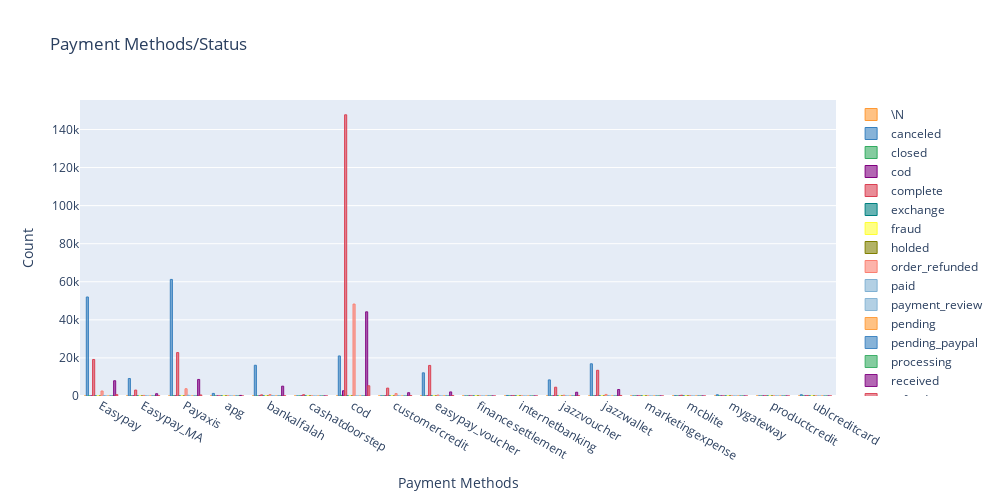

Notebook code cell kept with this figure:
### Code cell
layout = go.Layout(title = "Payment Methods/Status", 
                   xaxis = {'title': 'Payment Methods'}, 
                   yaxis = {'title': 'Count'}, 
                   showlegend = True, 
                   width = 1000, 
                   height = 500,)

payment_method_status.iplot(kind = 'bar', layout = layout) 

#mycolor = ['Black', 'Purple', 'Green', 'Grey', 'Blue', 'Orange', 'Red', 'Violet']
# colorscale = Greens, Greys,YlGnBu,Greens,YlOrRd,Bluered,RdBu,Reds,Bl ues,Picnic,Rainbow,Portland,Jet,Hot,Blackbody,Earth,Electric,Vi ridis,Cividis.

### Figure 1 — Plotly figure (JSON) as saved in the notebook; plotly's stock layout.template omitted (floating-point values rounded to 4 significant figures)
{"data": [{"marker": {"color": "rgba(255, 153, 51, 0.6)", "line": {"color": "rgba(255, 153, 51, 1.0)", "width": 1}}, "name": "\\N", "orientation": "v", "text": "", "type": "bar", "x": ["Easypay", "Easypay_MA", "Payaxis", "apg", "bankalfalah", "cashatdoorstep", "cod", "customercredit", "easypay_voucher", "financesettlement", "internetbanking", "jazzvoucher", "jazzwallet", "marketingexpense", "mcblite", "mygateway", "productcredit", "ublcreditcard"], "y": [0, 0, 0, 0, 0, 0, 4, 0, 0, 0, 0, 0, 0, 0, 0, 0, 0, 0]}, {"marker": {"color": "rgba(55, 128, 191, 0.6)", "line": {"color": "rgba(55, 128, 191, 1.0)", "width": 1}}, "name": "canceled", "orientation": "v", "text": "", "type": "bar", "x": ["Easypay", "Easypay_MA", "Payaxis", "apg", "bankalfalah", "cashatdoorstep", "cod", "customercredit", "easypay_voucher", "financesettlement", "internetbanking", "jazzvoucher", "jazzwallet", "marketingexpense", "mcblite", "mygateway", "productcredit", "ublcreditcard"], "y": [52009, 9197, 61245, 1361, 16151, 5, 21040, 46, 12164, 1, 286, 8459, 16921, 0, 179, 652, 10, 660]}, {"marker": {"color": "rgba(50, 171, 96, 0.6)", "line": {"color": "rgba(50, 171, 96, 1.0)", "width": 1}}, "name": "closed", "orientation": "v", "text": "", "type": "bar", "x": ["Easypay", "Easypay_MA", "Payaxis", "apg", "bankalfalah", "cashatdoorstep", "cod", "customercredit", "easypay_voucher", "financesettlement", "internetbanking", "jazzvoucher", "jazzwallet", "marketingexpense", "mcblite", "mygateway", "productcredit", "ublcreditcard"], "y": [16, 0, 71, 0, 5, 0, 360, 24, 2, 0, 4, 2, 3, 0, 1, 0, 2, 4]}, {"marker": {"color": "rgba(128, 0, 128, 0.6)", "line": {"color": "rgba(128, 0, 128, 1.0)", "width": 1}}, "name": "cod", "orientation": "v", "text": "", "type": "bar", "x": ["Easypay", "Easypay_MA", "Payaxis", "apg", "bankalfalah", "cashatdoorstep", "cod", "customercredit", "easypay_voucher", "financesettlement", "internetbanking", "jazzvoucher", "jazzwallet", "marketingexpense", "mcblite", "mygateway", "productcredit", "ublcreditcard"], "y": [0, 0, 0, 0, 0, 0, 2753, 0, 0, 0, 0, 0, 0, 0, 0, 0, 0, 0]}, {"marker": {"color": "rgba(219, 64, 82, 0.6)", "line": {"color": "rgba(219, 64, 82, 1.0)", "width": 1}}, "name": "complete", "orientation": "v", "text": "", "type": "bar", "x": ["Easypay", "Easypay_MA", "Payaxis", "apg", "bankalfalah", "cashatdoorstep", "cod", "customercredit", "easypay_voucher", "financesettlement", "internetbanking", "jazzvoucher", "jazzwallet", "marketingexpense", "mcblite", "mygateway", "productcredit", "ublcreditcard"], "y": [19192, 3111, 22805, 27, 585, 674, 147718, 4146, 16058, 9, 156, 4615, 13505, 42, 393, 14, 83, 182]}, {"marker": {"color": "rgba(0, 128, 128, 0.6)", "line": {"color": "rgba(0, 128, 128, 1.0)", "width": 1}}, "name": "exchange", "orientation": "v", "text": "", "type": "bar", "x": ["Easypay", "Easypay_MA", "Payaxis", "apg", "bankalfalah", "cashatdoorstep", "cod", "customercredit", "easypay_voucher", "financesettlement", "internetbanking", "jazzvoucher", "jazzwallet", "marketingexpense", "mcblite", "mygateway", "productcredit", "ublcreditcard"], "y": [0, 0, 0, 0, 0, 0, 4, 0, 0, 0, 0, 0, 0, 0, 0, 0, 0, 0]}, {"marker": {"color": "rgba(255, 255, 51, 0.6)", "line": {"color": "rgba(255, 255, 51, 1.0)", "width": 1}}, "name": "fraud", "orientation": "v", "text": "", "type": "bar", "x": ["Easypay", "Easypay_MA", "Payaxis", "apg", "bankalfalah", "cashatdoorstep", "cod", "customercredit", "easypay_voucher", "financesettlement", "internetbanking", "jazzvoucher", "jazzwallet", "marketingexpense", "mcblite", "mygateway", "productcredit", "ublcreditcard"], "y": [0, 0, 9, 0, 0, 0, 0, 0, 0, 0, 0, 0, 0, 0, 0, 0, 0, 1]}, {"marker": {"color": "rgba(128, 128, 0, 0.6)", "line": {"color": "rgba(128, 128, 0, 1.0)", "width": 1}}, "name": "holded", "orientation": "v", "text": "", "type": "bar", "x": ["Easypay", "Easypay_MA", "Payaxis", "apg", "bankalfalah", "cashatdoorstep", "cod", "customercredit", "easypay_voucher", "financesettlement", "internetbanking", "jazzvoucher", "jazzwallet", "marketingexpense", "mcblite", "mygateway", "productcredit", "ublcreditcard"], "y": [2, 0, 8, 0, 15, 0, 6, 0, 0, 0, 0, 0, 0, 0, 0, 0, 0, 0]}, {"marker": {"color": "rgba(251, 128, 114, 0.6)", "line": {"color": "rgba(251, 128, 114, 1.0)", "width": 1}}, "name": "order_refunded", "orientation": "v", "text": "", "type": "bar", "x": ["Easypay", "Easypay_MA", "Payaxis", "apg", "bankalfalah", "cashatdoorstep", "cod", "customercredit", "easypay_voucher", "financesettlement", "internetbanking", "jazzvoucher", "jazzwallet", "marketingexpense", "mcblite", "mygateway", "productcredit", "ublcreditcard"], "y": [2621, 307, 3813, 42, 729, 30, 48292, 1267, 480, 1, 16, 412, 835, 1, 137, 3, 15, 21]}, {"marker": {"color": "rgba(128, 177, 211, 0.6)", "line": {"color": "rgba(128, 177, 211, 1.0)", "width": 1}}, "name": "paid", "orientation": "v", "text": "", "type": "bar", "x": ["Easypay", "Easypay_MA", "Payaxis", "apg", "bankalfalah", "cashatdoorstep", "cod", "customercredit", "easypay_voucher", "financesettlement", "internetbanking", "jazzvoucher", "jazzwallet", "marketingexpense", "mcblite", "mygateway", "productcredit", "ublcreditcard"], "y": [241, 35, 397, 20, 183, 0, 0, 97, 13, 0, 0, 6, 158, 0, 0, 0, 0, 0]}, {"marker": {"color": "rgba(128, 177, 211, 0.6)", "line": {"color": "rgba(128, 177, 211, 0.8999999999999999)", "width": 1}}, "name": "payment_review", "orientation": "v", "text": "", "type": "bar", "x": ["Easypay", "Easypay_MA", "Payaxis", "apg", "bankalfalah", "cashatdoorstep", "cod", "customercredit", "easypay_voucher", "financesettlement", "internetbanking", "jazzvoucher", "jazzwallet", "marketingexpense", "mcblite", "mygateway", "productcredit", "ublcreditcard"], "y": [0, 0, 0, 0, 57, 0, 0, 0, 0, 0, 0, 0, 0, 0, 0, 0, 0, 0]}, {"marker": {"color": "rgba(255, 153, 51, 0.6)", "line": {"color": "rgba(255, 153, 51, 0.8999999999999999)", "width": 1}}, "name": "pending", "orientation": "v", "text": "", "type": "bar", "x": ["Easypay", "Easypay_MA", "Payaxis", "apg", "bankalfalah", "cashatdoorstep", "cod", "customercredit", "easypay_voucher", "financesettlement", "internetbanking", "jazzvoucher", "jazzwallet", "marketingexpense", "mcblite", "mygateway", "productcredit", "ublcreditcard"], "y": [0, 0, 0, 0, 0, 0, 0, 3, 33, 0, 0, 12, 0, 0, 0, 0, 0, 0]}, {"marker": {"color": "rgba(55, 128, 191, 0.6)", "line": {"color": "rgba(55, 128, 191, 0.8999999999999999)", "width": 1}}, "name": "pending_paypal", "orientation": "v", "text": "", "type": "bar", "x": ["Easypay", "Easypay_MA", "Payaxis", "apg", "bankalfalah", "cashatdoorstep", "cod", "customercredit", "easypay_voucher", "financesettlement", "internetbanking", "jazzvoucher", "jazzwallet", "marketingexpense", "mcblite", "mygateway", "productcredit", "ublcreditcard"], "y": [0, 0, 0, 0, 0, 0, 7, 0, 0, 0, 0, 0, 0, 0, 0, 0, 0, 0]}, {"marker": {"color": "rgba(50, 171, 96, 0.6)", "line": {"color": "rgba(50, 171, 96, 0.8999999999999999)", "width": 1}}, "name": "processing", "orientation": "v", "text": "", "type": "bar", "x": ["Easypay", "Easypay_MA", "Payaxis", "apg", "bankalfalah", "cashatdoorstep", "cod", "customercredit", "easypay_voucher", "financesettlement", "internetbanking", "jazzvoucher", "jazzwallet", "marketingexpense", "mcblite", "mygateway", "productcredit", "ublcreditcard"], "y": [0, 0, 4, 0, 8, 0, 20, 0, 0, 0, 0, 0, 1, 0, 0, 0, 0, 0]}, {"marker": {"color": "rgba(128, 0, 128, 0.6)", "line": {"color": "rgba(128, 0, 128, 0.8999999999999999)", "width": 1}}, "name": "received", "orientation": "v", "text": "", "type": "bar", "x": ["Easypay", "Easypay_MA", "Payaxis", "apg", "bankalfalah", "cashatdoorstep", "cod", "customercredit", "easypay_voucher", "financesettlement", "internetbanking", "jazzvoucher", "jazzwallet", "marketingexpense", "mcblite", "mygateway", "productcredit", "ublcreditcard"], "y": [8022, 1206, 8701, 305, 5164, 5, 44220, 1739, 2146, 0, 0, 1988, 3416, 2, 2, 0, 0, 6]}, {"marker": {"color": "rgba(219, 64, 82, 0.6)", "line": {"color": "rgba(219, 64, 82, 0.8999999999999999)", "width": 1}}, "name": "refund", "orientation": "v", "text": "", "type": "bar", "x": ["Easypay", "Easypay_MA", "Payaxis", "apg", "bankalfalah", "cashatdoorstep", "cod", "customercredit", "easypay_voucher", "financesettlement", "internetbanking", "jazzvoucher", "jazzwallet", "marketingexpense", "mcblite", "mygateway", "productcredit", "ublcreditcard"], "y": [726, 144, 553, 3, 114, 18, 5387, 223, 240, 4, 10, 117, 291, 0, 11, 0, 15, 8]}], "layout": {"height": 500, "showlegend": true, "title": {"text": "Payment Methods/Status"}, "width": 1000, "xaxis": {"autorange": true, "range": [-0.5, 17.5], "title": {"text": "Payment Methods"}, "type": "category"}, "yaxis": {"autorange": true, "range": [0, 155500.0], "title": {"text": "Count"}, "type": "linear"}}}
